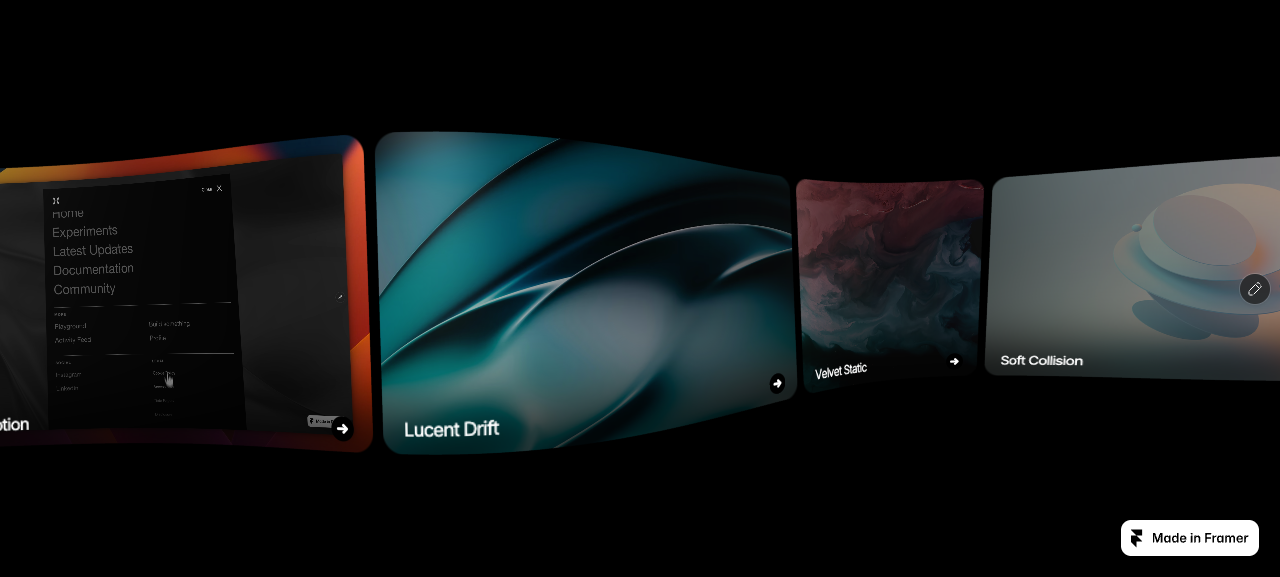
#> input picture .plannotator/bold-lychee/source-desktop.png, 1280 x 577 px, given in place of f100.png, which was not available
$ python ringe.py ../../bold-lychee/source-desktop.png 5 5
#> lines starting #> are read from the running program, lines starting #| are printed output that depends on the picture; pictures that were not available may be replaced by others from this repository, and a replacement may not be noted
# Ring energy in colour phase: mean luma excess on the ring band vs. the cell centre, for detected present cells.
import numpy as np, sys
from PIL import Image
def stats(path, px, py, p=10):
#> called with path = '/tmp/dhruv/frames/f100.png', px = 3, py = 4, p = 10
    a=np.asarray(Image.open(path).convert("RGB")).astype(float)[:974]
    L=a@np.array([.2126,.7152,.0722])
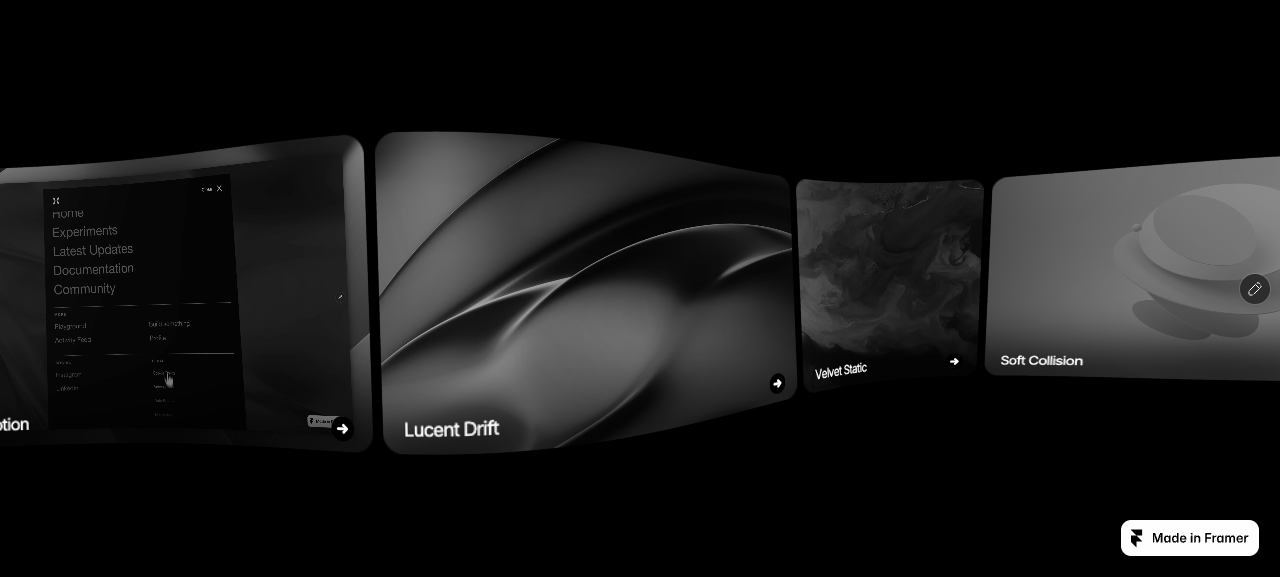
#> L: shape (577, 1280) float64; min 0, max 255, mean 23.4
    M=np.asarray(Image.open("/tmp/dhruv/mask100.png"))>0
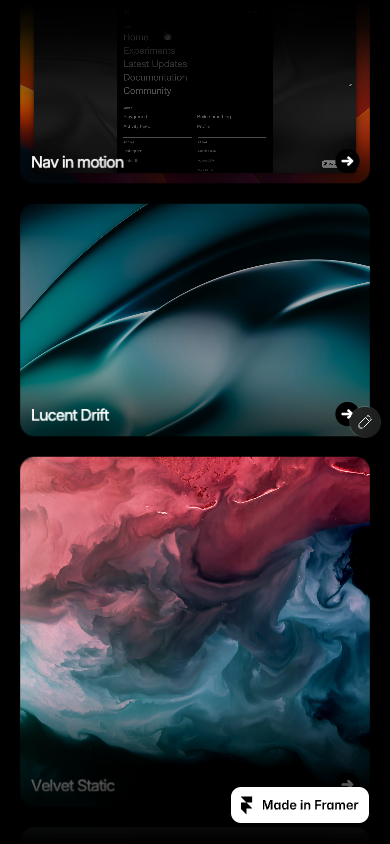
#> input picture .plannotator/bold-lychee/source-mobile.png, 390 x 844 px, given in place of mask100.png, which was not available
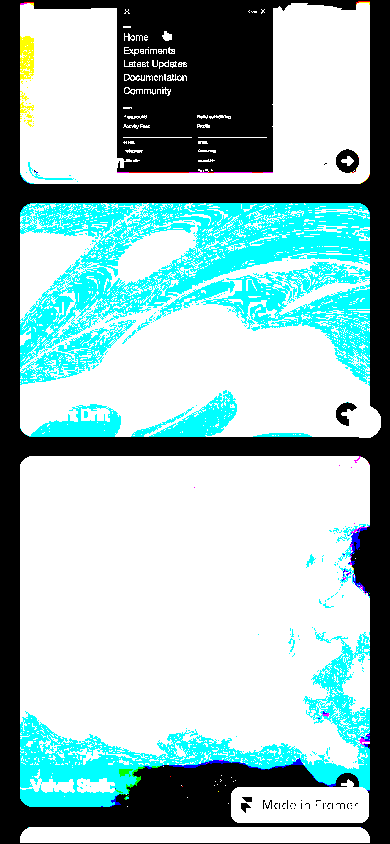
#> M: shape (844, 390, 3) bool; mean R, G, B 0.598, 0.734, 0.734
    r=p/3; out=[]
    ang=np.linspace(0,2*np.pi,24,endpoint=False)
    for y in np.arange(py+20,960,p):
        for x in np.arange(px+20,1060,p):
            if not M[int(y)-6:int(y)+7,int(x)-6:int(x)+7].all(): continue
            ring=np.mean([L[int(round(y+r*np.sin(t))),int(round(x+r*np.cos(t)))] for t in ang])
            # band integral: sum over radial offsets of excess
            prof=[np.mean([L[int(round(y+rr*np.sin(t))),int(round(x+rr*np.cos(t)))] for t in ang]) for rr in np.arange(r-2,r+2.01,0.5)]
            base=L[int(y),int(x)]
            out.append((ring-base, (np.array(prof)-base).clip(0).sum()*0.5))
#> after the loop, out = 4445 pairs, first value -136.7 to 101.8, second value 0 to 462.3
    o=np.array(out); pres=o[:,0]>20
    return pres.mean(), np.median(o[pres,0]), np.median(o[pres,1])
for name,path,px,py in (("video","/tmp/dhruv/frames/f100.png",3,4),("preview",sys.argv[1],int(sys.argv[2]),int(sys.argv[3]))):
#> (the run stopped early here; a loop or call above may not have finished)
